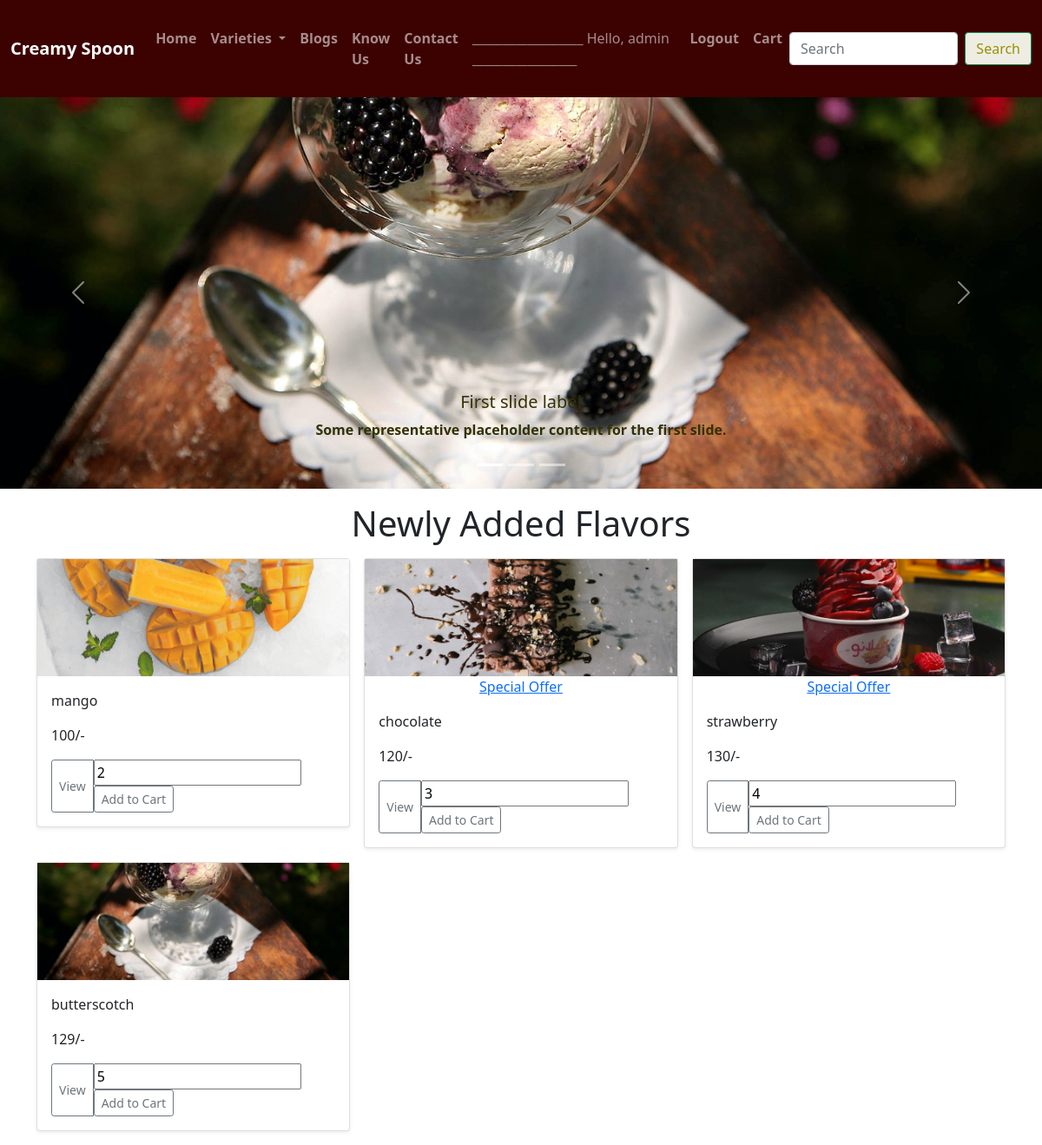
The app's page / (signed in) with its own data.
### app1/models.py (models this page shows, shortened)
class Pro(models.Model):
    name = models.CharField(max_length=100)
    img = models.ImageField(upload_to='pics')
    price = models.IntegerField()
    offer = models.BooleanField(default=False)
    desc= models.TextField()

### app1/views.py (the view)
# urls.py: path("", views.index, name='home'),
def index(request):
    datas= Pro.objects.all()
    time.sleep(2)
    return render(request,'index.html',{'datas':datas})

### templates/index.html (shortened to what this page needs)
{% extends 'base.html' %}
{% block body %}
<div class="container-fluid mx-0 px-0">
  <div id="carouselExampleCaptions" class="carousel slide" data-bs-ride="carousel">
    <div class="carousel-indicators">
      <button type="button" data-bs-target="#carouselExampleCaptions" data-bs-slide-to="0" class="active" aria-current="true" aria-label="Slide 1"></button>
      <button type="button" data-bs-target="#carouselExampleCaptions" data-bs-slide-to="1" aria-label="Slide 2"></button>
      <button type="button" data-bs-target="#carouselExampleCaptions" data-bs-slide-to="2" aria-label="Slide 3"></button>
    </div>
    <div class="carousel-inner">
      <div class="carousel-item active">
        <img src="/static/img2.jpg" class="d-block w-100" alt="...">
        <div class="carousel-caption d-none d-md-block" style="color:#333103;">
          <h5 >First slide label</h5>
          <p><b>Some representative placeholder content for the first slide.</b></p>
        </div>
      </div>
    </div>
    <button class="carousel-control-prev" type="button" data-bs-target="#carouselExampleCaptions" data-bs-slide="prev">
      <span class="carousel-control-prev-icon" aria-hidden="true"></span>
    </button>
    <button class="carousel-control-next" type="button" data-bs-target="#carouselExampleCaptions" data-bs-slide="next">
      <span class="carousel-control-next-icon" aria-hidden="true"></span>
    </button>
  </div>
</div>
<div class="container my-3">
 <h1 class="my-3 text-center"> Newly Added Flavors </h1>
  <div class="row row-cols-1 row-cols-sm-2 row-cols-md-3 g-3">
    {% for data in datas %}
    <div class="col">
      <div class="card shadow-sm">
        <img src="/media/{{data.img}}" class="d-block w-100" alt="...">
        {% if data.offer %}
        <div class="spec_offer text-center"><a href="#"> Special Offer </a></div>
        {%endif%}
        <div class="card-body">
          <p class="card-text">{{data.name}}</p>
          <p class="card-text">{{data.price}}/-</p>
          <div class="d-flex justify-content-between align-items-center">
            <div class="btn-group">
              <button type="button" class="btn btn-sm btn-outline-secondary">View</button>
              <form action="/" method="POST">
                 <input type="text" value='{{data.id}}'>
              <input type="submit" class="btn btn-sm btn-outline-secondary" value="Add to Cart">
              </form>
            </div>
          </div>
        </div>
      </div>
    </div>
    {% endfor %}
  </div>
</div>
{% endblock body %}

### templates/base.html (shortened to what this page needs)
<!doctype html>
<html lang="en">
  <head>
    <link href="https://cdn.jsdelivr.net/npm/bootstrap@5.1.3/dist/css/bootstrap.min.css" rel="stylesheet">
  </head>
<nav class="navbar navbar-expand-lg navbar-dark py-4 bg">
        <div class="container-fluid">
          <a class="navbar-brand" href="/"><b>Creamy Spoon</b></a>
          <div class="collapse navbar-collapse" id="navbarSupportedContent">
            <ul class="navbar-nav me-auto mb-2 mb-lg-0">
              <li class="nav-item">
                <a class="nav-link" href="/"><b>Home</b></a>
              </li>
              <li class="nav-item dropdown">
                <a class="nav-link dropdown-toggle"  href="varieties" id="navbarDropdown" role="button" data-bs-toggle="dropdown" aria-expanded="false">
                  <b>Varieties</b>
                </a>
              </li>
              <li class="nav-item">
                <a class="nav-link"  href="blogs"><b>Blogs</b></a>
              </li>
              <li class="nav-item">
                <a class="nav-link"  href="knowus"><b>Know Us</b></a>
              </li>
              <li class="nav-item">
                <a class="nav-link"  href="contactus"><b>Contact Us</b></a>
              </li>
              {% if user.is_authenticated %}
              <li class="nav-link "  >   __________________ Hello, {{ user.username }} _________________</li>
              <li class="nav-item">
                <a class="nav-link" href="/logout"><b>Logout </b></a>
              </li>
              <li class="nav-item">
                <a class="nav-link" href="/cart"><b>Cart</b></a>
              </li>
              {% else %}
              <li class="nav-item">
              <a class="nav-link" href="/login"><b>Login </b></a>
              </li>
              {% endif %}
            </ul>
            <form class="d-flex">
              <input class="form-control me-2" type="search" placeholder="Search" aria-label="Search">
              <button class="btn btn-outline-success" style="background-color: #EEEDE3; color: #979109;" type="submit">Search</button>
            </form>
          </div>
        </div>
</nav>
 {% block body %}{% endblock body %}
  </body>
</html>

### templates/base.html (style rules this page uses)
.bg { background:#3C0101!important; }

### records on screen
Pro: img (picture), name "mango", price "100", id "2"
Pro: img (picture), offer "Special Offer", name "chocolate", price "120", id "3"
Pro: img (picture), offer "Special Offer", name "strawberry", price "130", id "4"
Pro: img (picture), name "butterscotch", price "129", id "5"

### other values on screen
{{ user.username }} "admin"
